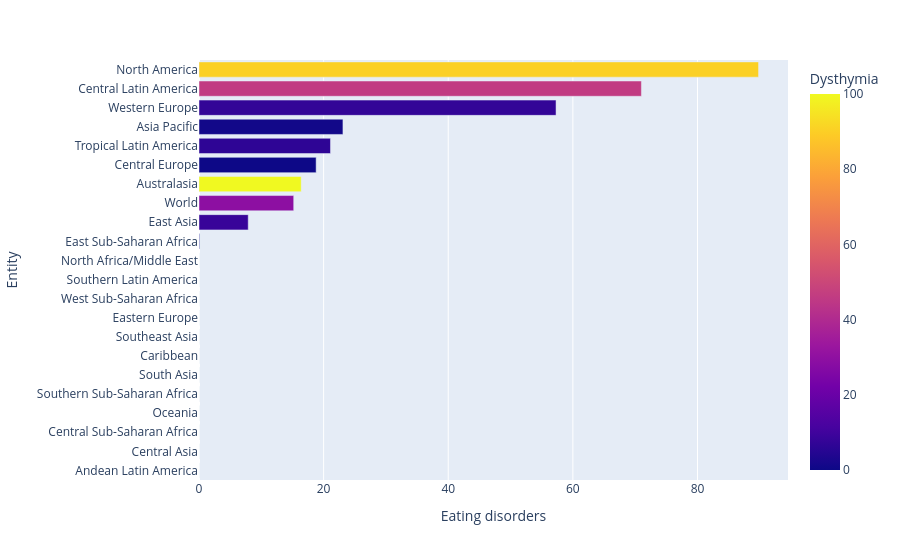

Write notebook code for a chart like this one.
### Code cell
df2.sort_values(by= "Eating disorders" ,inplace=True)
plt.figure(dpi=200)
fig = px.bar(df2, x="Eating disorders", y="Entity", orientation='h',color='Dysthymia')
fig.show()

### Figure 1 — Plotly figure (JSON) as saved in the notebook; plotly's stock layout.template omitted (floating-point values rounded to 4 significant figures)
{"data": [{"alignmentgroup": "True", "hovertemplate": "Eating disorders=%{x}<br>Entity=%{y}<br>Dysthymia=%{marker.color}<extra></extra>", "legendgroup": "", "marker": {"color": [0, 0, 0, 0, 0.1, 0, 0, 0, 22.9, 46.6, 0, 23.1, 0.7, 8.3, 29.4, 100, 0, 6.4, 1, 7.5, 46, 90.2], "coloraxis": "coloraxis", "pattern": {"shape": ""}}, "name": "", "offsetgroup": "", "orientation": "h", "showlegend": false, "textposition": "auto", "x": [0, 0, 0, 0, 0, 0, 0, 0, 0, 0, 0, 0, 0.1, 7.9, 15.2, 16.4, 18.8, 21.1, 23.1, 57.3, 71, 89.8], "xaxis": "x", "y": ["Andean Latin America", "Central Asia", "Central Sub-Saharan Africa", "Oceania", "Southern Sub-Saharan Africa", "South Asia", "Caribbean", "Southeast Asia", "Eastern Europe", "West Sub-Saharan Africa", "Southern Latin America", "North Africa/Middle East", "East Sub-Saharan Africa", "East Asia", "World", "Australasia", "Central Europe", "Tropical Latin America", "Asia Pacific", "Western Europe", "Central Latin America", "North America"], "yaxis": "y", "type": "bar"}], "layout": {"xaxis": {"anchor": "y", "domain": [0, 1], "title": {"text": "Eating disorders"}}, "yaxis": {"anchor": "x", "domain": [0, 1], "title": {"text": "Entity"}}, "coloraxis": {"colorbar": {"title": {"text": "Dysthymia"}}, "colorscale": [[0, "#0d0887"], [0.1111, "#46039f"], [0.2222, "#7201a8"], [0.3333, "#9c179e"], [0.4444, "#bd3786"], [0.5556, "#d8576b"], [0.6667, "#ed7953"], [0.7778, "#fb9f3a"], [0.8889, "#fdca26"], [1, "#f0f921"]]}, "legend": {"tracegroupgap": 0}, "margin": {"t": 60}, "barmode": "relative"}}
